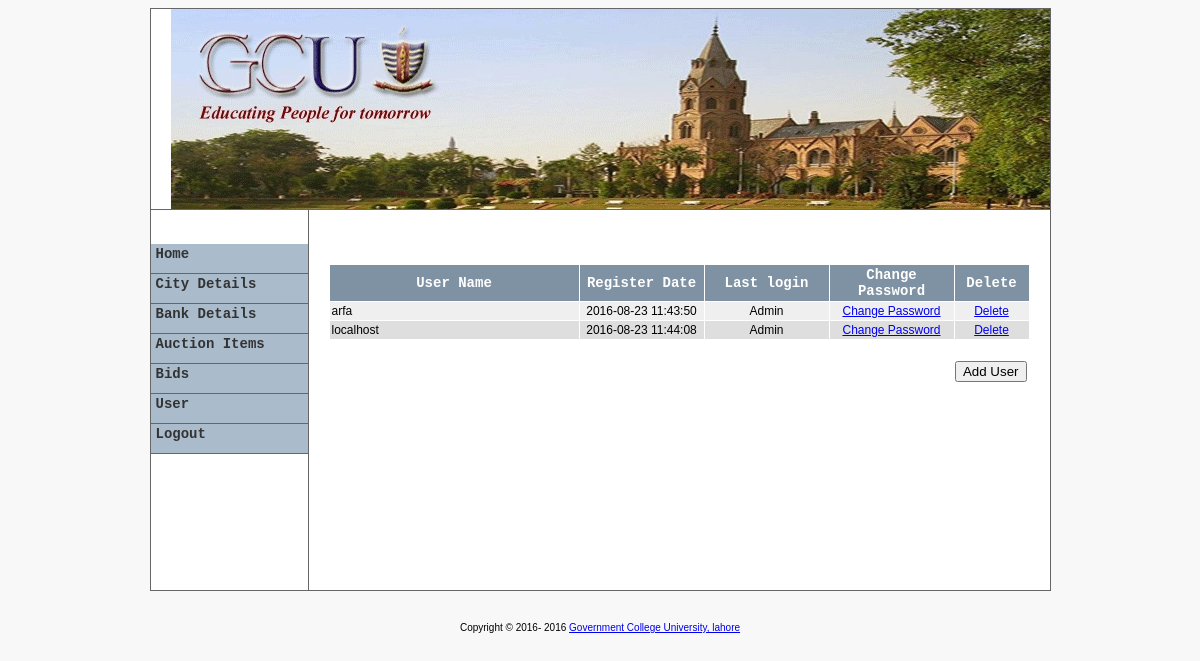
The app's page /admin/user/index.php (signed in) with its own data.
### tables this page shows
CREATE TABLE `tbl_users` (
  `id` int(10) NOT NULL,
  `name` varchar(100) NOT NULL,
  `pwd` varchar(255) NOT NULL,
  `bdate` varchar(100) NOT NULL,
  `is_admin` varchar(10) NOT NULL
);

### admin/user/index.php (called while the page is built, shortened)
<?php
require_once '../include/template.php';
?>

### library/database.php (called while the page is built, shortened)
<?php
function dbQuery($sql)
{
	$result = mysql_query($sql) or die(mysql_error());
	return $result;
}
function dbFetchAssoc($result)
{
	return mysql_fetch_assoc($result);
}
?>

### admin/user/list.php (the view, shortened to what this page needs)
<?php
$sql = "SELECT id, name, bdate, is_admin
        FROM tbl_users
		ORDER BY name";
$result = dbQuery($sql);
?>
<p>&nbsp;</p>
<form action="processUser.php?action=addUser" method="post"  name="frmListUser" id="frmListUser">
 <table width="100%" border="0" align="center" cellpadding="2" cellspacing="1" class="text">
  <tr align="center" id="listTableHeader">
   <td>User Name</td>
   <td width="120">Register Date</td>
   <td width="120">Last login</td>
   <td width="120">Change Password</td>
   <td width="70">Delete</td>
  </tr>
<?php
while($row = dbFetchAssoc($result)) {
	extract($row);
	if ($i%2) {
		$class = 'row1';
	} else {
		$class = 'row2';
	}
	$i += 1;
?>
  <tr class="<?php echo $class; ?>">
   <td><?php echo $name; ?></td>
   <td width="120" align="center"><?php echo $bdate; ?></td>
   <td width="120" align="center"><?php echo $is_admin; ?></td>
   <td width="120" align="center"><a href="javascript:changePassword(<?php echo $id; ?>);">Change Password</a></td>
   <td width="70" align="center"><a href="javascript:deleteUser(<?php echo $id; ?>);">Delete</a></td>
  </tr>
<?php
}
?>
  <tr>
   <td colspan="5">&nbsp;</td>
  </tr>
  <tr>
   <td colspan="5" align="right"><input name="btnAddUser" type="button" id="btnAddUser" value="Add User" onClick="addUser()"></td>
  </tr>
 </table>
 <p>&nbsp;</p>
</form>

### admin/include/admin.css (style rules this page uses)
#listTableHeader { font-family: "Courier New", Courier, mono; font-size: 14px; color: #FFFFFF; background-color: #7F92A4; font-weight: bold; background-position: center; }
.row1 { background-color: #EFEFEF; }
.row2 { background-color: #DEDEDE; }
body { font-family: "Arial", "Helvetica", "sans-serif"; text-align: center; font-size: 10px; }
.text { font-family: Arial, Helvetica, sans-serif; font-size: 12px; }

### admin/include/template.php (style rules this page uses)
body { background-color:#F8F8F8; }

### records on screen
tbl_users: name "arfa", bdate "2016-08-23 11:43:50", is_admin "Admin"
tbl_users: name "localhost", bdate "2016-08-23 11:44:08", is_admin "Admin"
